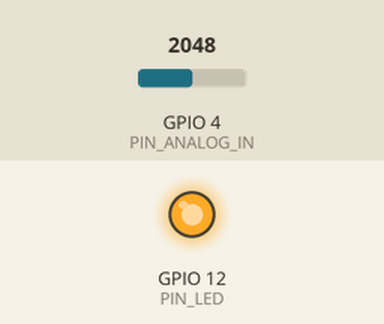
This sketch was run on a simulated ESP32. Shown: output pins drawn as LEDs (lit = HIGH). Inputs (shaded band) come from the test bench; at power-on: GPIO 4 (PIN_ANALOG_IN) = 2048.

Above: at 1.2 s.
1.3 s: GPIO 4 (PIN_ANALOG_IN) set to 1228
At 1.6 s:
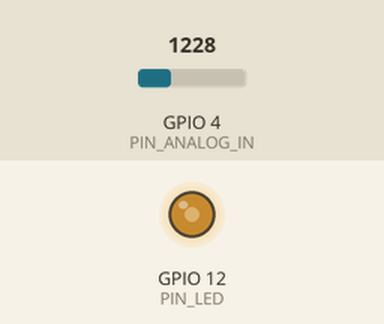
2.8 s: GPIO 4 (PIN_ANALOG_IN) set to 2047
At 3.9 s:
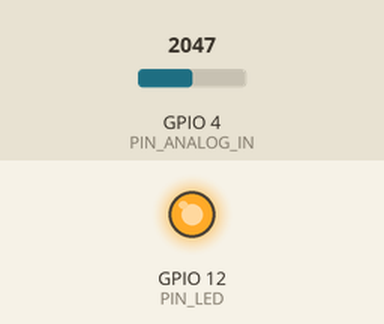
4.3 s: GPIO 4 (PIN_ANALOG_IN) set to 332
At 5.1 s:
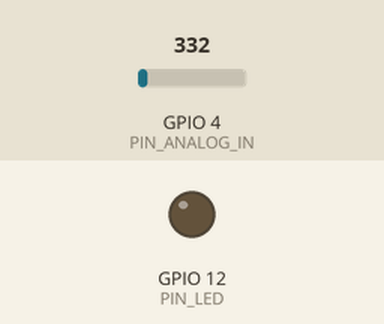
5.8 s: GPIO 4 (PIN_ANALOG_IN) set to 2088
At 7.0 s:
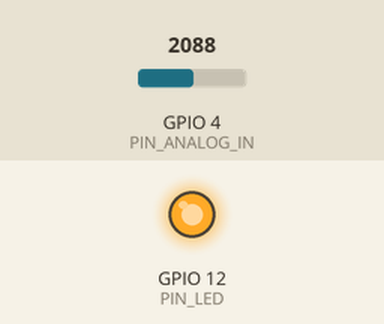
7.3 s: GPIO 4 (PIN_ANALOG_IN) set to 0
At 8.3 s:
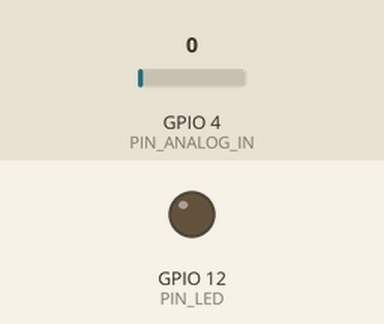
Timing chart, 0 to 9.8 s (numbered marks = the images above; inputs shaded):
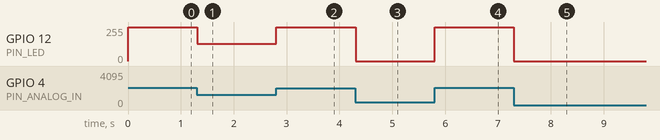

Measured:
- after the input at 1.3 s, GPIO 12 (PIN_LED): 255/255 → 130/255 at once
- after the input at 2.8 s, GPIO 12 (PIN_LED): 130/255 → 255/255 at once
- after the input at 4.3 s, GPIO 12 (PIN_LED): 255/255 → 0/255 at once
- after the input at 5.8 s, GPIO 12 (PIN_LED): 0/255 → 255/255 at once
- after the input at 7.3 s, GPIO 12 (PIN_LED): 255/255 → 0/255 at once

The sketch:

night_lamp.ino
```cpp
#define PIN_ANALOG_IN   4       // Analog pin for photoresistor.
#define PIN_LED         12      // GPIO pin for LED.
#define CHANNEL         0       // LEDC Channel
#define LIGHT_MIN       372     // Value for min light.
#define LIGHT_MAX       2048    // Value for max light.

void setup() {
    // Setup LEDC pin:
    //      PIN:            PINLED (GPIO 12)
    //      Frequency:      1000
    //      Resolution:     12 bits
    //      LEDC Channel:   CHANNEL (0)
    ledcAttachChannel(PIN_LED, 1000, 12, CHANNEL);
}

void loop() {
    // Get raw ADC value from photoresistor:
    int adcValue = analogRead(PIN_ANALOG_IN);

    // Calculate pwm value and constrain between LIGHT_MIN and LIGHT_MAX:
    int pwmValue = map(constrain(adcValue, LIGHT_MIN, LIGHT_MAX), LIGHT_MIN, LIGHT_MAX, 0, 4095);

    // Set the duty for the LED:
    ledcWrite(PIN_LED, pwmValue);

    // Add some delay:
    delay(10);
}
```
